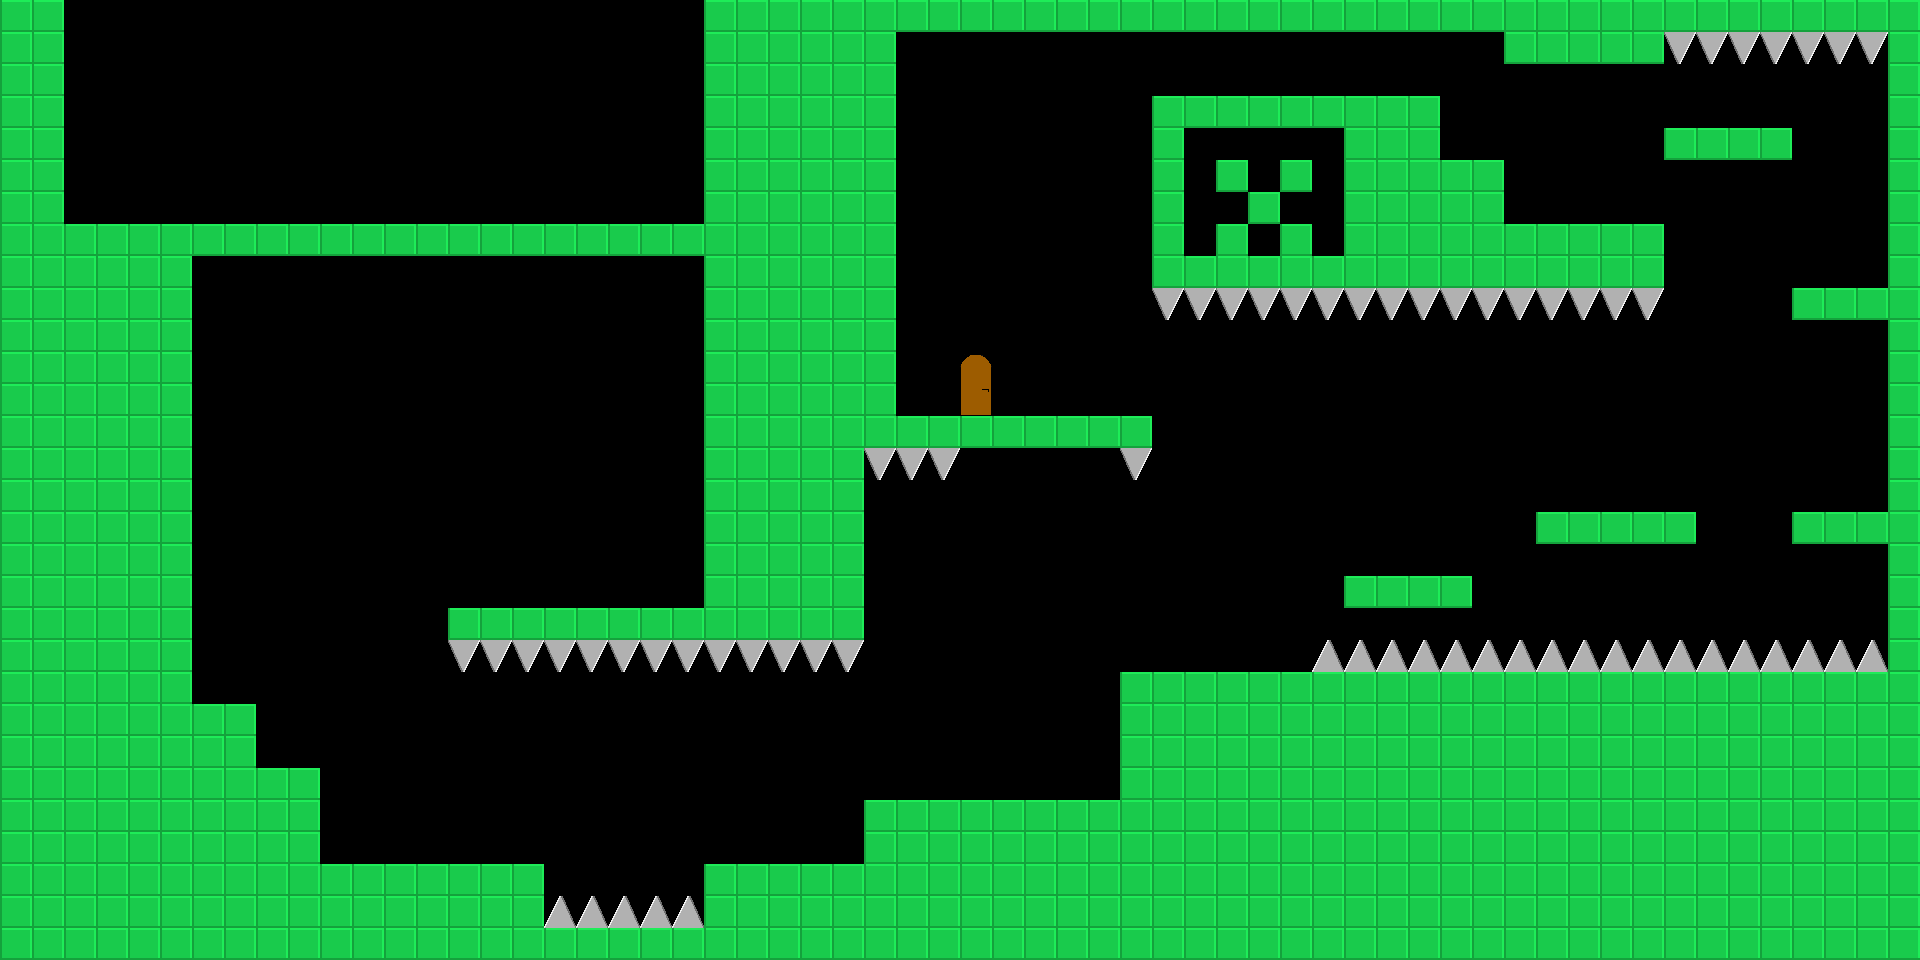

A level layout from a 2D game, rendered from its tile map. Below: a short description, then the map file with tile-grid data replaced by summaries:
An orthogonal 60x30 tile map with 32x32 px tiles, 1 tile layer (Tile Layer 1), 3 tilesets.

<map version="1.0" orientation="orthogonal" renderorder="left-down" width="60" height="30" tilewidth="32" tileheight="32" nextobjectid="1">
 <properties>
  <property name="playerstart" value="17,15" />
  <property name="scrollable" value="1" />
  <property name="starttext" value="Lets explore! Can u spot the creeper?" />
  <property name="togglegravity" value="1" />
 </properties>
 <tileset firstgid="1" name="map" tilewidth="32" tileheight="32">
  <image source="../../assets/img/steelblock.png" width="32" height="32" />
 </tileset>
 <tileset firstgid="2" name="spikes" tilewidth="32" tileheight="32">
  <image source="../../assets/img/spikes.png" width="128" height="32" />
 </tileset>
 <tileset firstgid="6" name="Door" tilewidth="32" tileheight="32">
  <image source="../../assets/img/door.png" width="64" height="32" />
 </tileset>
 <layer name="Tile Layer 1" width="60" height="30">
  <data>[1800 cells, 830 non-empty, 5 distinct tile ids]</data>
 </layer>
</map>
